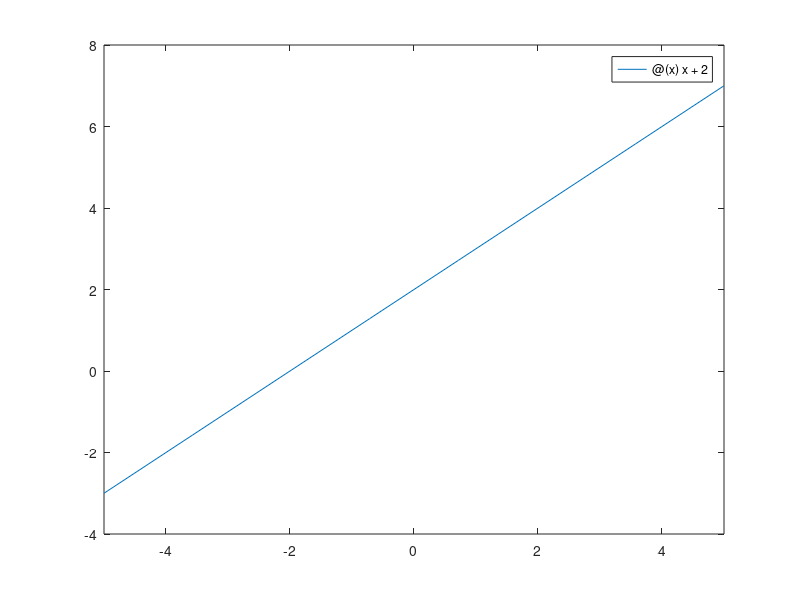

The MATLAB source for this figure:
% Korzystajac z funkcji ezplot i narysowac wykresy funkcji liniowej 
% oraz unipolarnego oraz bipolarnego skoku jednostkowego w przedziale
% domknietym <-1,1>.

fplot(@(x) x + 2)
